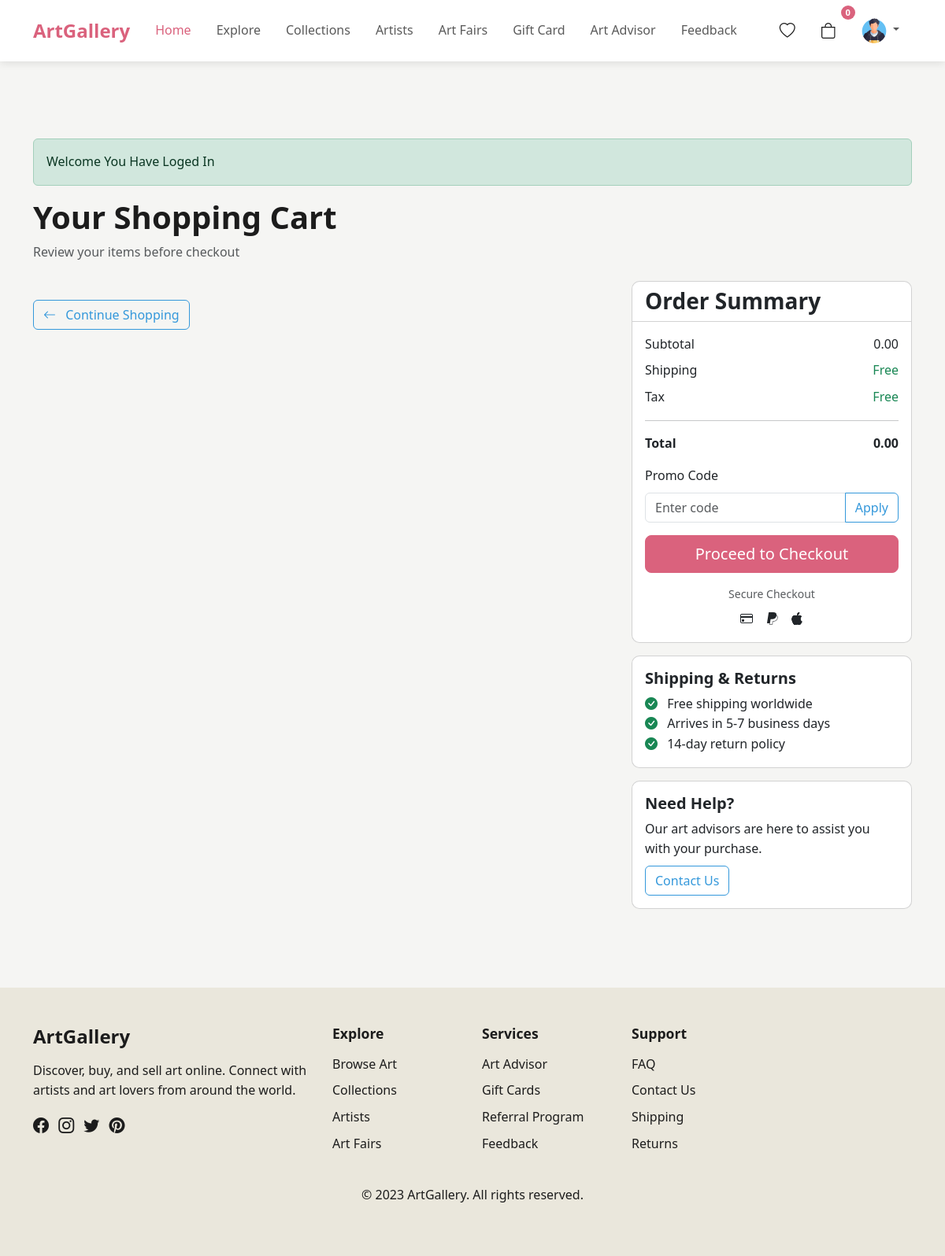
Before: /pages/cart.php (signed in) with the older database file.
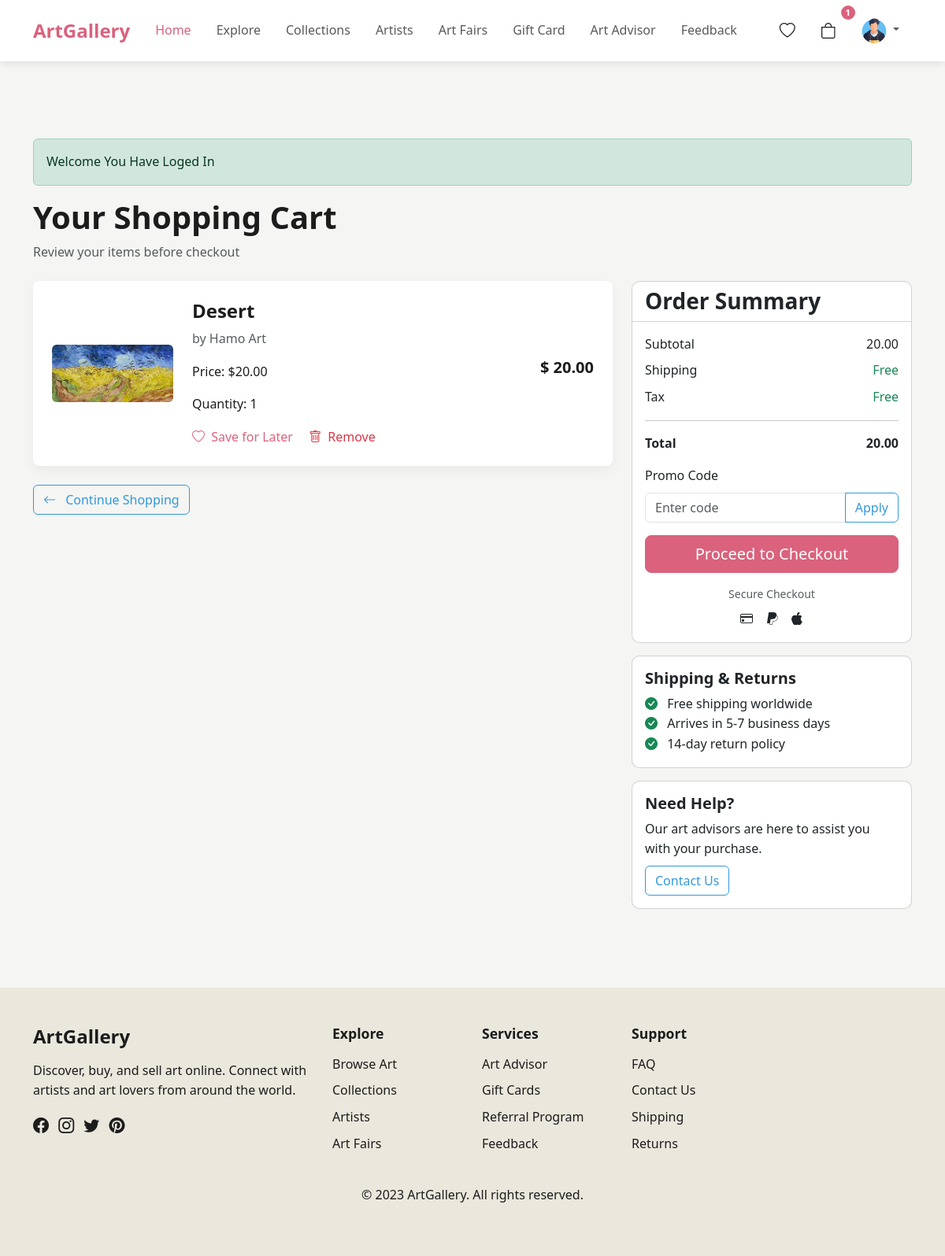
After: the same page with the newer database file.
### tables this page shows
CREATE TABLE `cart` (
  `id` int(255) NOT NULL,
  `user_id` int(11) DEFAULT NULL,
  `email` varchar(255) DEFAULT NULL,
  `artwork_id` int(11) DEFAULT NULL,
  `quantity` int(11) DEFAULT 1,
  `created_at` timestamp NOT NULL DEFAULT current_timestamp()
);

CREATE TABLE `artworks` (
  `id` int(11) NOT NULL,
  `publisher_id` int(11) NOT NULL,
  `title` varchar(255) DEFAULT NULL,
  `artist_name` varchar(255) DEFAULT NULL,
  `category` varchar(100) DEFAULT NULL,
  `price` decimal(10,2) DEFAULT NULL,
  `quantity` int(11) DEFAULT NULL,
  `description` text DEFAULT NULL,
  `year_created` int(11) DEFAULT NULL,
  `width` decimal(10,2) DEFAULT NULL,
  `height` decimal(10,2) DEFAULT NULL,
  `materials` varchar(255) DEFAULT NULL,
  `main_image` varchar(255) DEFAULT NULL,
  `created_at` timestamp NOT NULL DEFAULT current_timestamp()
);

### class/class.php (called while the page is built, shortened)
<?php
class Visitor extends User
{
    public static function Cart()
    {
        require_once('../includes/conn.php');
        $user_id = $_SESSION['user_id'];
        $cart = "SELECT cart.*, artworks.title, artworks.price, artworks.main_image , artworks.artist_name
                FROM cart
                JOIN artworks ON cart.artwork_id = artworks.id
                WHERE cart.user_id = $user_id";
        if ($resultCart = mysqli_query($conn, $cart)) {
            return $resultCart;
        }
    }
}

### pages/cart.php (the view, shortened to what the changed rows need)
<!DOCTYPE html>
<html lang="en">
<head>
    <link rel="stylesheet" href="https://cdn.jsdelivr.net/npm/bootstrap@5.3.0/dist/css/bootstrap.min.css">
    <link rel="stylesheet" href="https://cdn.jsdelivr.net/npm/bootstrap-icons@1.11.1/font/bootstrap-icons.css">
    <link rel="stylesheet" href="../assets/css/style.css">
</head>
<body>
    <?php
    include '../includes/header.php';
    require_once('../class/class.php')
    ?>
    <section class="cart-section">
        <div class="container">
            <div class="section-header mb-4">
                <h1>Your Shopping Cart</h1>
            </div>
            <div class="row">
                <div class="col-lg-8">
                    <div class="cart-items">
                        <?php
                        $result = Visitor::Cart();
                        $total = 0;
                        while ($row = mysqli_fetch_assoc($result)) {
                            $subtotal = $row['price'] * $row['quantity'];
                            $total += $subtotal;
                        ?>
                            <div class="cart-item">
                                <div class="row align-items-center">
                                    <div class="col-md-3">
                                        <img src="../admin/back/<?php echo $row['main_image'] ?>" alt="Colorful Abstraction" class="img-fluid rounded">
                                    </div>
                                    <div class="col-md-6">
                                        <h4><?php echo $row['title'] ?></h4>
                                        <p class="text-muted">by <?php echo $row['artist_name'] ?></p>
                                        <div class="item-details">
                                            <p class="item-info">Price: $<?php echo number_format($row['price'], 2) ?></p>
                                            <p class="item-info">Quantity: <?php echo $row['quantity'] ?></p>
                                        </div>
                                        <div class="item-actions mt-2">
                                            <a href="#" class="text-decoration-none me-3">
                                                <i class="bi bi-heart me-1"></i> Save for Later
                                            </a>
                                            <a href="../back/handle_cart.php?id_del=<?php echo $row['id'] ?>" class="text-decoration-none text-danger">
                                                <i class="bi bi-trash me-1"></i> Remove
                                            </a>
                                        </div>
                                    </div>
                                    <div class="col-md-3 text-end">
                                        <p class="item-price fw-bold">$ <?php echo number_format($subtotal, 2) ?></p>
                                    </div>
                                </div>
                            </div>
                        <?php
                        }
                        ?>
                    </div>
                </div>
                <div class="col-lg-4">
                    <div class="order-summary">
                        <div class="card">
                            <div class="card-body">
                                <div class="summary-item d-flex justify-content-between mb-2">
                                    <span>Subtotal</span>
                                    <span><?php echo number_format($total, 2) ?></span>
                                </div>
                                <div class="summary-total d-flex justify-content-between mb-3">
                                    <span class="fw-bold">Total</span>
                                    <span class="fw-bold"><?php echo number_format($total, 2) ?></span>
                                </div>
                            </div>
                        </div>
                    </div>
                </div>
            </div>
        </div>
    </section>
</body>
</html>

### includes/header.php (shortened to what the changed rows need)
<?php
include '../includes/conn.php';
?>
<link rel='stylesheet' href='https://cdn.jsdelivr.net/npm/boxicons@2.0.5/css/boxicons.min.css'>
<link rel="stylesheet" href="https://cdnjs.cloudflare.com/ajax/libs/font-awesome/6.6.0/css/all.min.css" />
<nav class="navbar navbar-expand-lg navbar-light fixed-top">
    <div class="container">
        <div class="collapse navbar-collapse" id="navbarNav">
            <?php if (isset($_SESSION['user']) && $_SESSION['user_role'] == 'visitor'): ?>
                <ul class="navbar-nav">
                    <li class="nav-item">
                        <a class="nav-link nav-icon position-relative" href="favorites.php">
                            <i class="bi bi-heart"></i>
                        </a>
                    </li>
                    <?php
                    $user_id = $_SESSION['user_id'];
                    $sql = "SELECT COUNT(*) as total FROM cart WHERE user_id = $user_id";
                    $result = $conn->query($sql);
                    $row = $result->fetch_assoc();
                    $cartCount = $row['total'];
                    ?>
                    <li class="nav-item">
                        <a class="nav-link nav-icon position-relative" href="cart.php">
                            <i class="bi bi-bag"></i>
                            <span class="cart-count"><?= $cartCount ?></span>
                        </a>
                    </li>
                    <li class="nav-item dropdown">
                        <a class="nav-link dropdown-toggle" href="#" id="navbarDropdown" role="button" data-bs-toggle="dropdown">
                            <img src="../back/<?php echo $_SESSION['user_image'] ?>" alt="Profile" class="rounded-circle" width="32" height="32">
                        </a>
                    </li>
                </ul>
            <?php endif; ?>
        </div>
    </div>
</nav>

Changed rows visible on the page:
added cart: artwork.main_image (picture), artwork.title "Desert", artwork.artist_name "Hamo Art", artwork.price "20.00", quantity "1"
Other visible differences:
$cartCount: "0" → "1"
$total: "0.00" → "20.00"
